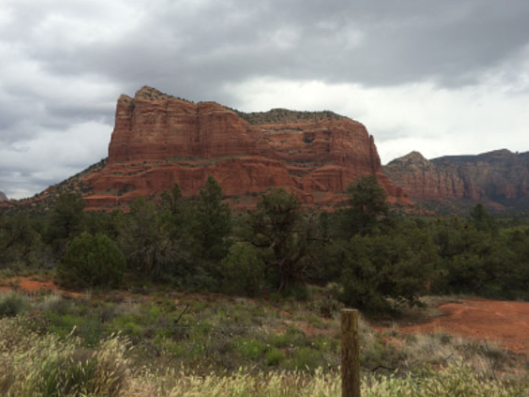
#> input picture K-mean_Median Filter/left.jpg, 529 x 397 px
$ python task2.py
#> lines starting #> are read from the running program, lines starting #| are printed output that depends on the picture
#> further down, left_img is the input picture: shape (397, 529, 3); mean B, G, R 101.4, 112.9, 118.8
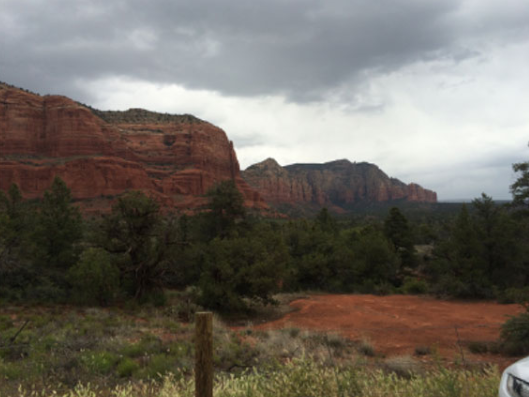
#> input picture K-mean_Median Filter/right.jpg, 529 x 397 px
#> further down, right_img is the input picture: shape (397, 529, 3); mean B, G, R 97.1, 105.1, 110.5
"""
Image Stitching Problem
(Due date: Oct. 23, 3 P.M., 2019)
The goal of this task is to stitch two images of overlap into one image.
To this end, you need to find feature points of interest in one image, and then find
the corresponding ones in another image. After this, you can simply stitch the two images
by aligning the matched feature points.
For simplicity, the input two images are only clipped along the horizontal direction, which
means you only need to find the corresponding features in the same rows to achieve image stiching.

Do NOT modify the code provided to you.
You are allowed use APIs provided by numpy and opencv, except “cv2.findHomography()” and
APIs that have “stitch”, “Stitch”, “match” or “Match” in their names, e.g., “cv2.BFMatcher()” and
“cv2.Stitcher.create()”.
"""
import cv2
import numpy as np
import random
import math

def solution(left_img, right_img):
    """
    :param left_img:
    :param right_img:
    :return: you need to return the result image which is stitched by left_img and right_img
    """
    'gray scale image conversion'
    left_img_gray = cv2.cvtColor(left_img, cv2.COLOR_BGR2GRAY)  # left-image in gray scale
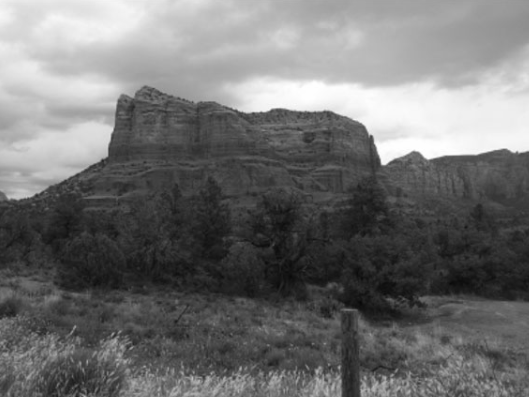
#> left_img_gray: shape (397, 529); min 7, max 255, mean 113.4
    right_img_gray = cv2.cvtColor(right_img, cv2.COLOR_BGR2GRAY)  # left-image in gray scale
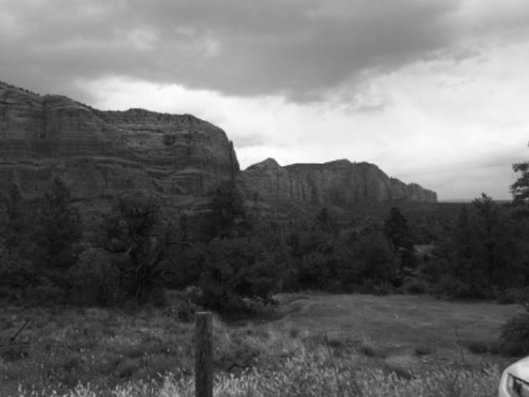
#> right_img_gray: shape (397, 529); min 5, max 254, mean 105.8

    'SIFT operation'
    sift = cv2.xfeatures2d.SIFT_create()  # applying sift
    left_img_keypoint, left_img_descriptor = sift.detectAndCompute(left_img_gray, None)
#> left_img_keypoint = 886 keypoints; strongest (x, y, size): (388, 151, 15.5), (384, 161, 6), (419, 122, 67.7), (259, 96, 27.9)
    right_img_keypoint, right_img_descriptor = sift.detectAndCompute(right_img_gray, None)
#> right_img_keypoint = 531 keypoints; strongest (x, y, size): (246, 158, 14.1), (246, 157, 14.9), (273, 131, 59.8), (243, 166, 5.7)

    'FLANN matching technique to find K Nearest Neighbours'
    FLANN_INDEX_KDTREE = 0

    index_params = dict(algorithm=FLANN_INDEX_KDTREE, trees=5)
    search_params = dict(checks=100)

    'Creating object for FLANN matching'
    doFlann = cv2.FlannBasedMatcher(index_params, search_params)
    matches = doFlann.knnMatch(left_img_descriptor, right_img_descriptor, k=2)
#> matches = 886 matches

    Keypoints = []
    for m, n in matches:
        if m.distance < 0.75 * n.distance:
            Keypoints.append(m)
#> after the loop, Keypoints = 106 matches

    MIN_MATCHES = 10

    if len(Keypoints) > MIN_MATCHES:
        coordinate1 = np.array([left_img_keypoint[m.queryIdx].pt for m in Keypoints])
#> coordinate1 = 106 pairs, first value 39.53 to 510.7, second value 71.3 to 393
        np.reshape(coordinate1, (-1, 1, 2))
        coordinate1 = np.float32(coordinate1)
        coordinate2 = np.array([right_img_keypoint[m.trainIdx].pt for m in Keypoints])
#> coordinate2 = 106 pairs, first value 4.38 to 402.7, second value 78.43 to 391.2
        np.reshape(coordinate2, (-1, 1, 2))
        coordinate2 = np.float32(coordinate2)

        H, homographyStatus = cv2.findHomography(coordinate1, coordinate2, cv2.RANSAC, 5.0)
#> H = [[1.49, -0.0318, -237.6], [0.196, 1.31, -60.04], [0.000931, -1.07e-05, 1]]; homographyStatus = 106 values, max 1 at index 3, min 0 at index 0, mean 0.953
    else:
        print(" Enough matches have not been found - %d/%d" % (len(Keypoints), MIN_MATCHES))

    'Shapes of the two images'
    left_height, left_width = left_img_gray.shape
#> left_height = 397; left_width = 529
    right_height, right_width = right_img_gray.shape
#> right_height = 397; right_width = 529

    'Corners of each image'
    points_m1 = np.float32([[0, 0], [0, left_height], [left_width, left_height], [left_width, 0]]).reshape(-1, 1, 2)
#> points_m1 = [[0, 0], [0, 397], [529, 397], [529, 0]]
    points_m2 = np.float32([[0, 0], [0, right_height], [right_width, right_height], [right_width, 0]]).reshape(-1, 1, 2)
#> points_m2 = [[0, 0], [0, 397], [529, 397], [529, 0]]

    'Translation and rotation of each corner of left image with respect to the right image using Homography matrix'
    points_m1_modify = cv2.perspectiveTransform(points_m1, H)
#> points_m1_modify = [[-237.6, -60.04], [-251.2, 460.3], [360.4, 377.7], [367.8, 29.41]]

    '''Add the translated corners of the left image to the corners of the right image in the form of a
        list of list for each corner location on the canvas. We have added along axis=0, i.e. along the rows'''
    all_mPoints = np.concatenate((points_m2, points_m1_modify), axis=0)
#> all_mPoints = [[0, 0], [0, 397], [529, 397], [529, 0], [-237.6, -60.04], [-251.2, 460.3], [360.4, 377.7], [367.8, 29.41]]

    '''Finding the minimum and maximum values from all the corners to create the size of the frame at a
     distance of +-1 '''
    [pano_xmin, pano_ymin] = np.int32(all_mPoints.min(axis=0).ravel() - 1.0)
#> pano_xmin = -252; pano_ymin = -61
    [pano_xmax, pano_ymax] = np.int32(all_mPoints.max(axis=0).ravel() + 1.0)
#> pano_xmax = 530; pano_ymax = 461

    'Calculation of the left upper most and lower most corners of the frame'
    transformationM = [-pano_ymin, -pano_xmin]
#> transformationM = [61, 252]

    'Compute the Translated matrix for the new frame, with respect to which the H will be translated'
    translatedH = np.array([[1, 0, transformationM[1]], [0, 1, transformationM[0]], [0, 0, 1]])
#> translatedH = [[1, 0, 252], [0, 1, 61], [0, 0, 1]]

    'Warp the left image with respect to the right image'
    img_panorama = cv2.warpPerspective(left_img, translatedH.dot(H), (pano_xmax - pano_xmin, pano_ymax - pano_ymin))
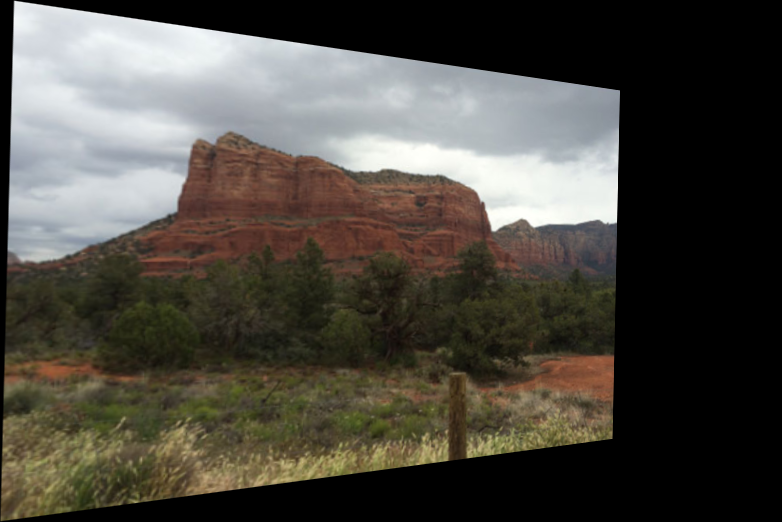
#> img_panorama: shape (522, 782, 3); mean B, G, R 66.4, 73.9, 77.5
    img_panorama[transformationM[0]:right_height + transformationM[0],
    transformationM[1]:right_width + transformationM[1]] = right_img
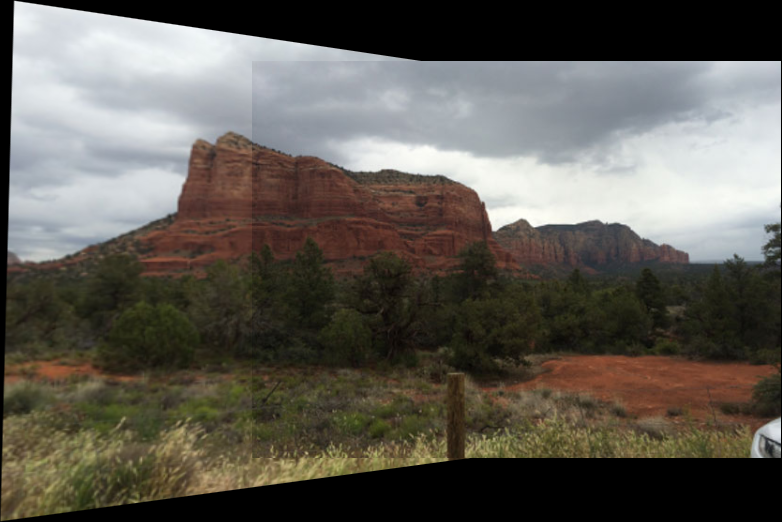
#> img_panorama: shape (522, 782, 3); mean B, G, R 84.1, 91.7, 95.7

    return img_panorama

    #raise NotImplementedError

if __name__ == "__main__":
    left_img = cv2.imread('left.jpg')
    right_img = cv2.imread('right.jpg')
    result_image = solution(left_img, right_img)
    cv2.imwrite('results/task2_result.jpg',result_image)
